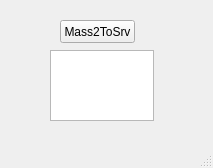
<?xml version="1.0" encoding="UTF-8"?>
<ui version="4.0">
 <class>MainWindow</class>
 <widget class="QMainWindow" name="MainWindow">
  <property name="geometry">
   <rect>
    <x>0</x>
    <y>0</y>
    <width>213</width>
    <height>168</height>
   </rect>
  </property>
  <property name="windowTitle">
   <string>MainWindow</string>
  </property>
  <widget class="QWidget" name="centralwidget">
   <widget class="QPushButton" name="pushButton">
    <property name="geometry">
     <rect>
      <x>60</x>
      <y>20</y>
      <width>75</width>
      <height>23</height>
     </rect>
    </property>
    <property name="text">
     <string>Mass2ToSrv</string>
    </property>
   </widget>
   <widget class="QTextEdit" name="textEdit">
    <property name="geometry">
     <rect>
      <x>50</x>
      <y>50</y>
      <width>104</width>
      <height>71</height>
     </rect>
    </property>
   </widget>
  </widget>
  <widget class="QMenuBar" name="menubar">
   <property name="geometry">
    <rect>
     <x>0</x>
     <y>0</y>
     <width>213</width>
     <height>21</height>
    </rect>
   </property>
  </widget>
  <widget class="QStatusBar" name="statusbar"/>
 </widget>
 <resources/>
 <connections/>
</ui>
